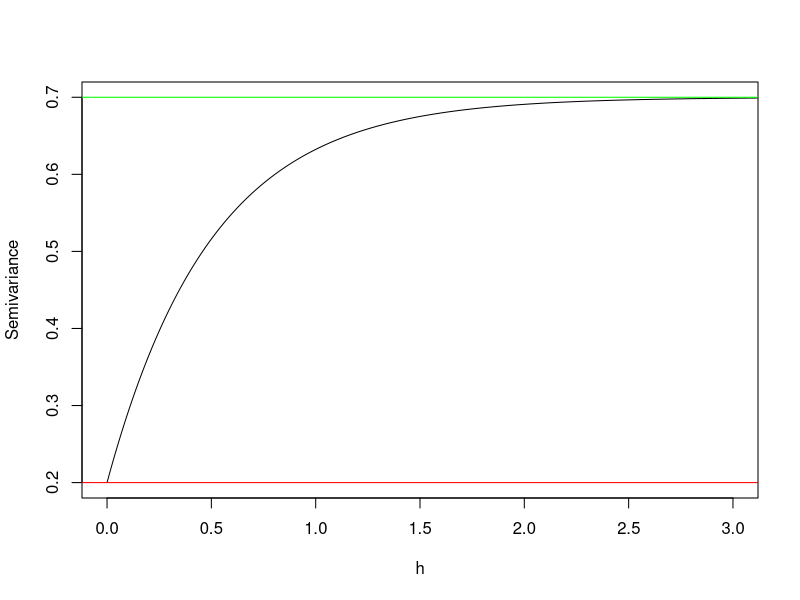
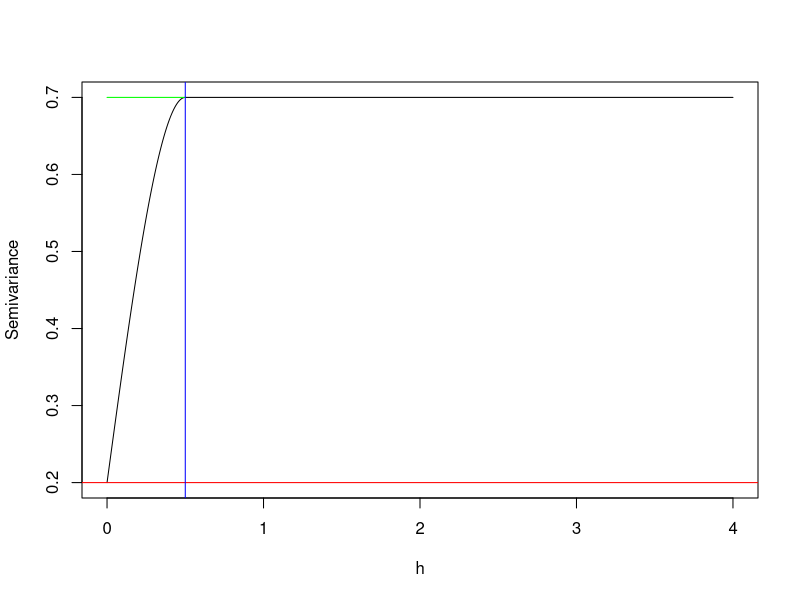

Generate these figures, in order, with R:
### Modellling the semi-variograms ###

### Exponential ###
tau = 0.2
sigma = 0.5 
phi = 2

x = seq(from = 0,to = 4, by = 0.00001)
y.exp = tau + sigma*(1 - exp(-phi*x))
plot(x, y.exp, type = 'l', xlab = 'h', ylab = 'Semivariance', xlim = c(0,3))
abline(h = 0.7, col = 'green')
abline(h = 0.2, col = 'red')


### Spherical ###
x.phi = seq(from = 0, to = 1/phi, by = 0.00001)
x.phi.2 = seq(from = 1/phi, to = 4, by = 0.00001)
y.sph.1 = tau + sigma
y.sph.2 = tau + sigma*((3*phi*x.phi)/2 - 0.5*(phi*x.phi)**3)
y.sph = rep(y.sph.1, 350001)
x = c(x.phi, x.phi.2)
y = c(y.sph.2, y.sph)
plot(x,y, type = 'l', xlab = 'h', ylab = 'Semivariance')
abline(h = 0.2, col = 'red')
#abline(h = 0.71, col = 'green')
points(x = c(0,1/phi), y = c(0.7, 0.7), type = 'l', col = 'green')
abline(v = 1/phi, col = 'blue')

